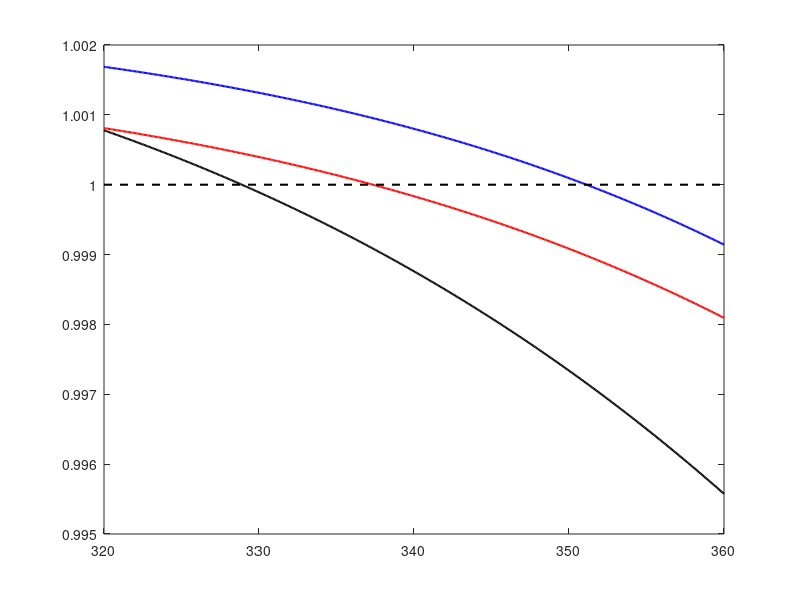

Source code (MATLAB): (Note: this script raises an error after producing the figure.)
%% Poynting Correction
poynting = dlmread('new_poyn.txt','',2,0);
temp = poynting(:,1);
poyn_ace = poynting(:,3);
poyn_met = poynting(:,4);
poyn_eth = poynting(:,5);

plot(temp,poyn_ace,'k','linewidth',1.5)
hold on
plot(temp,poyn_met,'r','linewidth',1.5)
plot(temp,poyn_eth,'b','linewidth',1.5)
plot([320,360],[1,1],'k--','linewidth',1.5)

xtickformat('%.2f'); ytickformat('%.4f');
xlabel('Temperature, T (K)','fontsize',12)
ylabel('Poynting Pressure Correction','fontsize',12)
legend('Acetone','Methanol','Ethanol')
set(gca,'xcolor',[0 0 0],'ycolor',[0 0 0],'fontname','times',...
    'xminortick','on','yminortick','on')
hold off

%% Poynting Correction (%)
ace_poyn_err = (poyn_ace - 1).*100;
met_poyn_err = (poyn_met - 1).*100;
eth_poyn_err = (poyn_eth - 1).*100;

plot(temp,ace_poyn_err,'k','linewidth',1.5)
hold on
plot(temp,met_poyn_err,'r','linewidth',1.5)
plot(temp,eth_poyn_err,'b','linewidth',1.5)
plot([320,360],[0,0],'k--','linewidth',1.5)

xtickformat('%.2f'); ytickformat('%.2f');
xlabel('Temperature (K)','fontsize',12,'fontweight','bold')
ylabel('Poynting Pressure Correction (%)','fontsize',12,'fontweight','bold')
legend('Acetone','Methanol','Ethanol')
set(gca,'xcolor',[0 0 0],'ycolor',[0 0 0],'fontname','times',...
    'xminortick','on','yminortick','on','fontsize',12,'linewidth',1.5)
yaxis = get(gca,'ylabel'); xaxis = get(gca,'xlabel');
yaxis.Position = [yaxis.Position(1) - 0.5,yaxis.Position(2),yaxis.Position(3)];
xaxis.Position = [xaxis.Position(1),xaxis.Position(2) - 0.01,xaxis.Position(3)];
hold off

print -djpeg Poyn_corr
%% Fugacity Coefficient at Vapor State
phi_vap = dlmread('new_philiq_phivap.txt','',2,0);
temp = phi_vap(:,1);
phivap_ace = phi_vap(:,3);
phivap_met = phi_vap(:,4);
phivap_eth = phi_vap(:,5);

% phi v of i
plot(temp,phivap_ace,'k','linewidth',1.5)
hold on
plot(temp,phivap_met,'r','linewidth',1.5)
plot(temp,phivap_eth,'b','linewidth',1.5)
xtickformat('%.2f'); ytickformat('%.4f');
xlabel('Temperature, T (K)','fontsize',12)
ylabel('Vapor Fugacity Coefficient, \phi_{i}^V','fontsize',12)
legend('\phi_{Acetone}^V','\phi_{Methanol}^V','\phi_{Ethanol}^V')
set(gca,'xcolor',[0 0 0],'ycolor',[0 0 0],'fontname','times',...
    'xminortick','on','yminortick','on')
ylim([0.97,1])
hold off

%% Fugacity Coefficient at Liquid State

fug_liq = dlmread('new_fugliq.txt','',2,0);
temp = fug_liq(:,1);
fugliq_ace = fug_liq(:,3);
fugliq_met = fug_liq(:,4);
fugliq_eth = fug_liq(:,5);

ant_ace = [4.42448,1312.253,-32.445]; % 259.16K - 507.6K
ant_met = [5.20409,1581.341,-33.50]; % 288.1 - 356.83K
ant_eth = [5.24677,1598.673,-46.424]; % 292.77 - 366.63K

pvap_a = 10.^(ant_ace(1) - ant_ace(2)./(temp + ant_ace(3)));
pvap_m = 10.^(ant_met(1) - ant_met(2)./(temp + ant_met(3)));
pvap_e = 10.^(ant_eth(1) - ant_eth(2)./(temp + ant_eth(3)));

%% Fugacity Coefficient at Satuartion

% Formula from Sandler page 319
phisat_ace = fugliq_ace./pvap_a./poyn_ace;
phisat_met = fugliq_met./pvap_m./poyn_met;
phisat_eth = fugliq_eth./pvap_e./poyn_eth;

plot(temp,phisat_ace,'k','linewidth',1.5)
hold on
plot(temp,phisat_met,'r','linewidth',1.5)
plot(temp,phisat_eth,'b','linewidth',1.5)
xtickformat('%.2f'); ytickformat('%.4f');
xlabel('Temperature, T (K)','fontsize',12)
ylabel('Saturated Fugacity Coefficient, \phi_{sat,i}','fontsize',12)
legend('\phi_{sat, Acetone}','\phi_{sat, Methanol}','\phi_{sat, Ethanol}')
set(gca,'xcolor',[0 0 0],'ycolor',[0 0 0],'fontname','times',...
    'xminortick','on','yminortick','on')
hold off

%% Ratio of Fugacity Coefficient

phiratio_ace = phivap_ace./phisat_ace;
phiratio_met = phivap_met./phisat_met;
phiratio_eth = phivap_eth./phisat_eth;

plot(temp,phiratio_ace,'k','linewidth',1.5)
hold on
plot(temp,phiratio_met,'r','linewidth',1.5)
plot(temp,phiratio_eth,'b','linewidth',1.5)
plot([320,360],[1,1],'k--','linewidth',1.5)

xtickformat('%.2f'); ytickformat('%.4f');
xlabel('Temperature, T (K)','fontsize',12)
ylabel('\phi_{i}^V/\phi_{sat,i}','fontsize',12)
legend('Acetone','Methanol','Ethanol','location','north')
set(gca,'xcolor',[0 0 0],'ycolor',[0 0 0],'fontname','times',...
    'xminortick','on','yminortick','on')
hold off

%% Fugacity Ratio Errors (%)
ace_perc_error = (phiratio_ace - 1).*100;
met_perc_error = (phiratio_met - 1).*100;
eth_perc_error = (phiratio_eth - 1).*100;

plot(temp,ace_perc_error,'k','linewidth',1.5);
hold on
plot(temp,met_perc_error,'r','linewidth',1.5);
plot(temp,eth_perc_error,'b','linewidth',1.5);
plot([320,360],[0,0],'k--','linewidth',1.5)

xtickformat('%.2f'); ytickformat('%.2f');
xlabel('Temperature (K)','fontsize',12,'fontweight','bold')
ylabel('Fugacity Coefficient Correction (%)','fontsize',12,'fontweight','bold')
legend('Acetone','Methanol','Ethanol','location','northwest')
set(gca,'xcolor',[0 0 0],'ycolor',[0 0 0],'fontname','times',...
    'xminortick','on','yminortick','on','fontsize',12,'linewidth',1.5)
yaxis = get(gca,'ylabel'); xaxis = get(gca,'xlabel');
yaxis.Position = [yaxis.Position(1) - 0.5,yaxis.Position(2),yaxis.Position(3)];
xaxis.Position = [xaxis.Position(1),xaxis.Position(2) - 0.05,xaxis.Position(3)];
hold off

print -djpeg fug_corr

%% testing out quadratic equation for phiratio

phi_coeff = zeros(3,3); % each row is for each compound, col 1/2/3 = x2,x,c
phiratio = [phiratio_ace,phiratio_met,phiratio_eth];
for i = 1:3
    phi_coeff(i,:) = polyfit(temp,phiratio(:,i),2);
end

save phicoeff phi_coeff % saving phi_coeff var into phicoeff.mat file 
% load phicoeff to be used in other matlab file